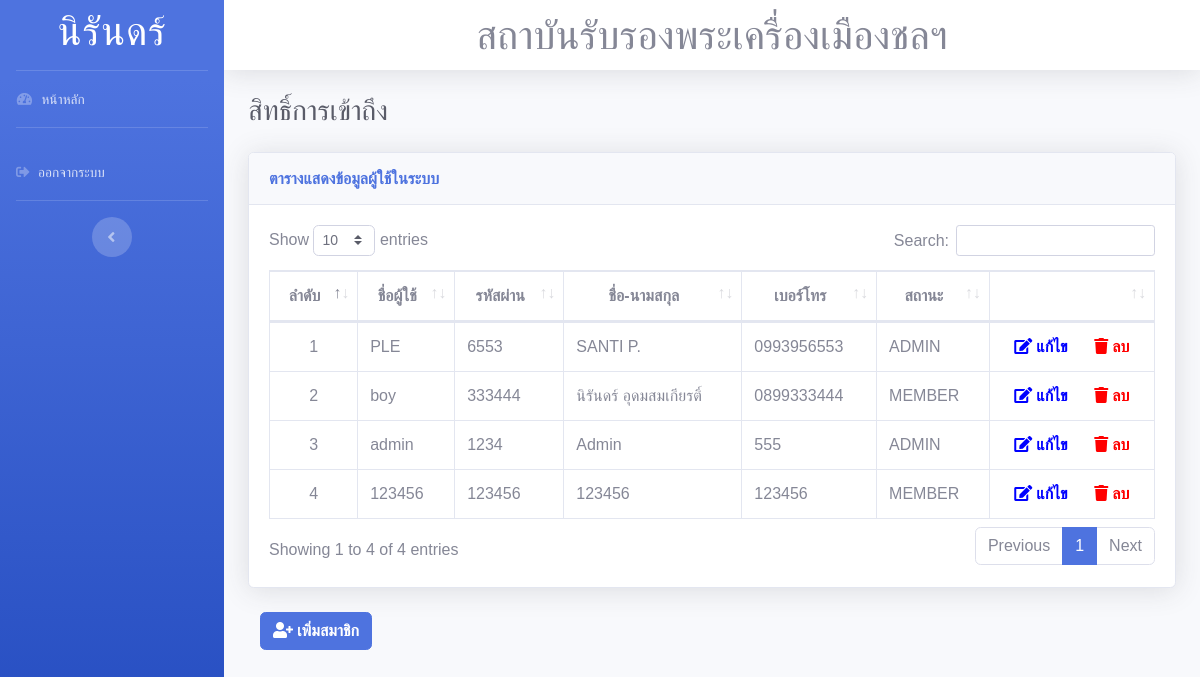
Page /a/page/admin/index.php (signed in) on the committed database.
### tables this page shows
CREATE TABLE `tb_member` (
  `member_id` int(11) NOT NULL,
  `member_user` varchar(255) DEFAULT NULL,
  `member_pass` varchar(255) DEFAULT NULL,
  `member_name` varchar(255) DEFAULT NULL,
  `member_tel` varchar(255) DEFAULT NULL,
  `status` int(11) DEFAULT NULL
);

### a/page/admin/index.php (the view, shortened to what this page needs)
<?php include("../../../config/dbConnection.php") ?>
<!DOCTYPE html>
<html lang="en">
<head>
  <link href="../../vendor/fontawesome-free/css/all.min.css" rel="stylesheet" type="text/css">
  <link href="../../css/sb-admin-2.min.css" rel="stylesheet">
  <link href="../../vendor/datatables/dataTables.bootstrap4.min.css" rel="stylesheet">
</head>
<body id="page-top">
  <div id="wrapper">
    <?php include("../../include/menu.php")?>
    <div id="content-wrapper" class="d-flex flex-column">
      <div id="content">
        <?php include("../../include/nav.php")?>
        <div class="container-fluid">
          <div class="d-sm-flex align-items-center justify-content-between mb-4">
            <h1 class="h3 mb-0 text-gray-800">สิทธิ์การเข้าถึง</h1>
          </div>
          <div class="content">
            <div class="card shadow mb-4">
              <div class="card-header py-3">
                <h6 class="m-0 font-weight-bold text-primary">ตารางแสดงข้อมูลผู้ใช้ในระบบ</h6>
              </div>
              <div class="card-body">
                <div class="table-responsive">
                <?php
                  $sql = $conn->prepare("SELECT * FROM tb_member");
                  $sql->execute();
                  $query = $sql->fetchAll();
                ?>
                  <table class="table table-bordered" id="dataTable" width="100%" cellspacing="0">
                    <thead>
                      <tr>
                        <th><center>ลำดับ</center></th>
                        <th><center>ชื่อผู้ใช้</center></th>
                        <th><center>รหัสผ่าน</center></th>
                        <th><center>ชื่อ-นามสกุล</center></th>
                        <th><center>เบอร์โทร</center></th>
                        <th><center>สถานะ</center></th>
                        <th></th>
                      </tr>
                    </thead>
                    <?php foreach($query as $result) { ?>
                    <tr>
                      <td><center><?php echo $result['member_id']; ?></center></td>
                      <td><?php echo $result['member_user']; ?></td>
                      <td><?php echo $result['member_pass']; ?></td>
                      <td><?php echo $result['member_name']; ?></td>
                      <td><?php echo $result['member_tel']; ?></td>
                      <td><?php if($result['status']=='1'){echo "ADMIN";}else{echo "MEMBER";} ?></td>
                      <td>
                        <center>
                          <a href="edit.php?member_id=<?php echo $result["member_id"]; ?>">
                            <font color="blue"> <i class="fa fa-edit"> แก้ไข</i></font>
                          </a>
                          <a href="delete.php?member_id=<?php echo $result['member_id']; ?>" onclick="return confirm('คุณต้องการลบข้อมูลที่เลือกหรือไม่')">
                            <font color="red"> <i class="fa fa-trash"> ลบ</i> </font></a>
                        </center>
                      </td>
                    </tr>
                    <?php } ?>
                  </table>
                </div>
              </div>
            </div>
            <div class="col-md-4 right">
              <button type="button" class="btn btn-primary" data-toggle="modal" data-target="#defaultModal" >
                <i class="fa fa-user-plus"> เพิ่มสมาชิก</i></button>
            </div>
          </div>
        </div>
      </div>
    </div>
  </div>
</body>
</html>

### a/page/admin/index.php (style rules this page uses)
body { margin: 0; font-family: Arial, Helvetica, sans-serif; }

### rows in the picture
tb_member: member_id "1", member_user "PLE", member_pass "6553", member_name "SANTI P.", member_tel "0993956553", status "ADMIN"
tb_member: member_id "2", member_user "boy", member_pass "333444", member_name "นิรันดร์ อุดมสมเกียรติ์", member_tel "0899333444", status "MEMBER"
tb_member: member_id "3", member_user "admin", member_pass "1234", member_name "Admin", member_tel "555", status "ADMIN"
tb_member: member_id "4", member_user "123456", member_pass "123456", member_name "123456", member_tel "123456", status "MEMBER"

### other values in the picture
$rsname0 "นิรันดร์"
